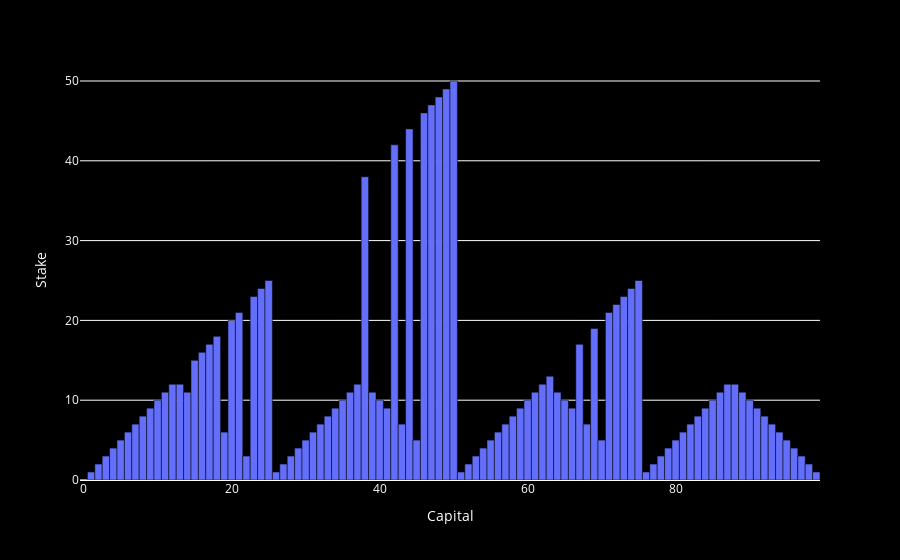

Notebook code for this chart:
### Code cell
# Plotting Final Policy (action stake) vs State (Capital)
fig = px.bar(x=range(100), y=policy, 
             labels={ 'x': 'Capital', 'y': 'Stake'})
fig.update_layout(
    bargap=0.0,
    paper_bgcolor = 'black',
    plot_bgcolor = 'black',
    font=dict(color='white'),
    title_font_color='white'
)

fig.update_traces(marker_line_color='black')
fig.show()

### Figure 1 — Plotly figure (JSON) as saved in the notebook; plotly's stock layout.template omitted (floating-point values rounded to 4 significant figures)
{"data": [{"hovertemplate": "Capital=%{x}<br>Stake=%{y}<extra></extra>", "legendgroup": "", "marker": {"color": "#636efa", "line": {"color": "black"}, "pattern": {"shape": ""}}, "name": "", "orientation": "v", "showlegend": false, "textposition": "auto", "type": "bar", "x": [0, 1, 2, 3, 4, 5, 6, 7, 8, 9, 10, 11, 12, 13, 14, 15, 16, 17, 18, 19, 20, 21, 22, 23, 24, 25, 26, 27, 28, 29, 30, 31, 32, 33, 34, 35, 36, 37, 38, 39, 40, 41, 42, 43, 44, 45, 46, 47, 48, 49, 50, 51, 52, 53, 54, 55, 56, 57, 58, 59, 60, 61, 62, 63, 64, 65, 66, 67, 68, 69, 70, 71, 72, 73, 74, 75, 76, 77, 78, 79, 80, 81, 82, 83, 84, 85, 86, 87, 88, 89, 90, 91, 92, 93, 94, 95, 96, 97, 98, 99], "xaxis": "x", "y": [0.0, 1.0, 2.0, 3.0, 4.0, 5.0, 6.0, 7.0, 8.0, 9.0, 10.0, 11.0, 12.0, 12.0, 11.0, 15.0, 16.0, 17.0, 18.0, 6.0, 20.0, 21.0, 3.0, 23.0, 24.0, 25.0, 1.0, 2.0, 3.0, 4.0, 5.0, 6.0, 7.0, 8.0, 9.0, 10.0, 11.0, 12.0, 38.0, 11.0, 10.0, 9.0, 42.0, 7.0, 44.0, 5.0, 46.0, 47.0, 48.0, 49.0, 50.0, 1.0, 2.0, 3.0, 4.0, 5.0, 6.0, 7.0, 8.0, 9.0, 10.0, 11.0, 12.0, 13.0, 11.0, 10.0, 9.0, 17.0, 7.0, 19.0, 5.0, 21.0, 22.0, 23.0, 24.0, 25.0, 1.0, 2.0, 3.0, 4.0, 5.0, 6.0, 7.0, 8.0, 9.0, 10.0, 11.0, 12.0, 12.0, 11.0, 10.0, 9.0, 8.0, 7.0, 6.0, 5.0, 4.0, 3.0, 2.0, 1.0], "yaxis": "y"}], "layout": {"bargap": 0, "barmode": "relative", "font": {"color": "white"}, "legend": {"tracegroupgap": 0}, "margin": {"t": 60}, "paper_bgcolor": "black", "plot_bgcolor": "black", "title": {"font": {"color": "white"}}, "xaxis": {"anchor": "y", "domain": [0, 1], "title": {"text": "Capital"}}, "yaxis": {"anchor": "x", "domain": [0, 1], "title": {"text": "Stake"}}}}
